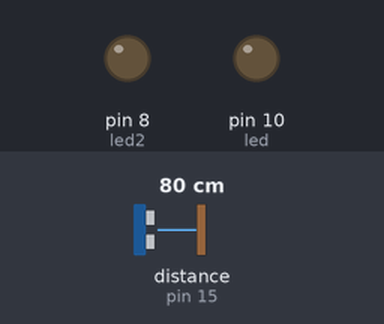
Recording of a sketch running on a simulated Arduino Uno, built with avr-gcc and run on an emulated ATmega328P. Shown: output pins drawn as LEDs (lit = HIGH). Wiring (inferred from the names in the program): ultrasonic range finder: trigger pin 14; echo pin 15. Inputs (shaded band) come from the test bench; at power-on: distance to the obstacle (sensor on pin 15) 80 cm. The echo pulse lasts 58.3 µs per cm; pins used as bus, display or sensor lines are not drawn.

Above: at 1.3 s.
1.4 s: distance to the obstacle (sensor on pin 15) set to 6 cm
2.9 s: distance to the obstacle (sensor on pin 15) set to 3 cm
At 4.3 s:
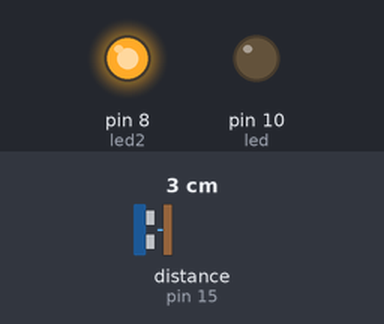
Timing chart, 0 to 5.9 s (numbered marks = the images above; inputs shaded):
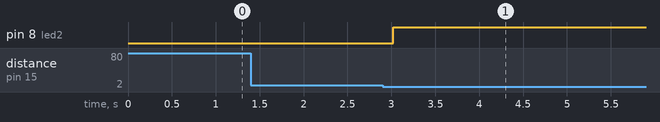

Measured:
- the behaviour switches between 5 and 4 cm on distance to the obstacle (sensor on pin 15) (found by bisection; images 0 and 1)
- after the input at 1.4 s, every drawn part: stays the same
- after the input at 2.9 s, pin 8 (led2): LOW → HIGH after 0.12 s

The sketch:

Lampka_zblizeniowa.ino
```cpp
/*
HC-SR04 Ping distance sensor]
VCC to arduino 5v GND to arduino GND
Echo to Arduino pin 14 Trig to Arduino pin 15
Red POS to Arduino pin 10
Green POS to Arduino pin 10
560 ohm resistor to both LED NEG and GRD power rail
More info at: http://goo.gl/kJ8Gl
Original code improvements to the Ping sketch sourced from Trollmaker.com
Some code and wiring inspired by http://en.wikiversity.org/wiki/User:Dstaub/robotcar
*/

#define trigPin 14
#define echoPin 15
#define led 10
#define led2 8

void setup() {
  Serial.begin (9600); //not needed
  pinMode(trigPin, OUTPUT);
  pinMode(echoPin, INPUT);
  pinMode(led, OUTPUT);
  pinMode(led2, OUTPUT);
}

void loop() {
  long duration, distance;
  digitalWrite(trigPin, LOW);  // Added this line
  delayMicroseconds(2); // Added this line
  digitalWrite(trigPin, HIGH);
  delayMicroseconds(10);
  digitalWrite(trigPin, LOW);
  duration = pulseIn(echoPin, HIGH);
  distance = (duration/2) / 29.1;
  if (distance < 4) {  // This is where the LED On/Off happens
    digitalWrite(led,LOW); // When the Red condition is met, the LED should turn on
  digitalWrite(led2,HIGH);
  delay(120000);
}
  else {
    digitalWrite(led,LOW);
    digitalWrite(led2,LOW);
  }

  delay(500);
}
```
